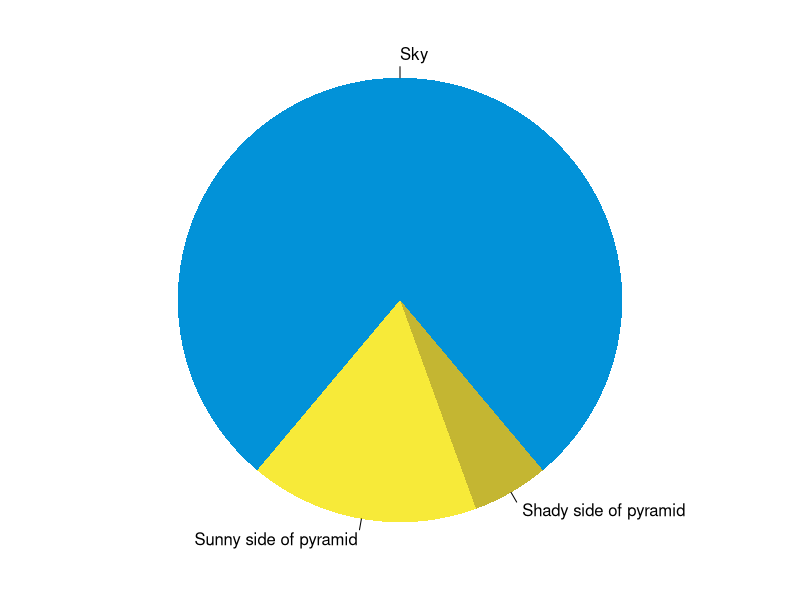
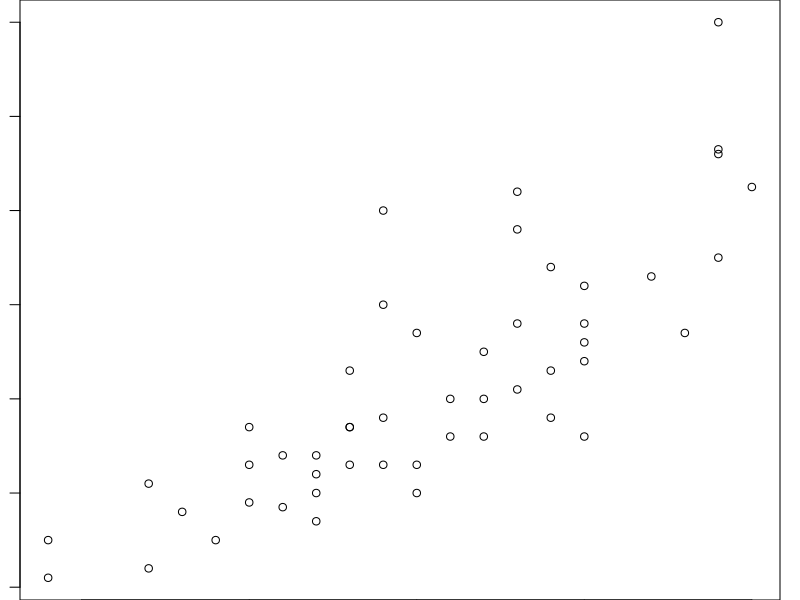

The R script that drew these images, in order:
## ---- chunk 1
knitr::opts_chunk$set(collapse = TRUE)
## ---- chunk 2
summary(cars)
fit <- lm(dist ~ speed, data = cars)
fit
## ---- chunk 3
par(mar = c(0, 1, 0, 1))
pie(
  c(280, 60, 20),
  c('Sky', 'Sunny side of pyramid', 'Shady side of pyramid'),
  col = c('#0292D8', '#F7EA39', '#C4B632'),
  init.angle = -50, border = NA
)
## ---- chunk 4
plot(cars)
